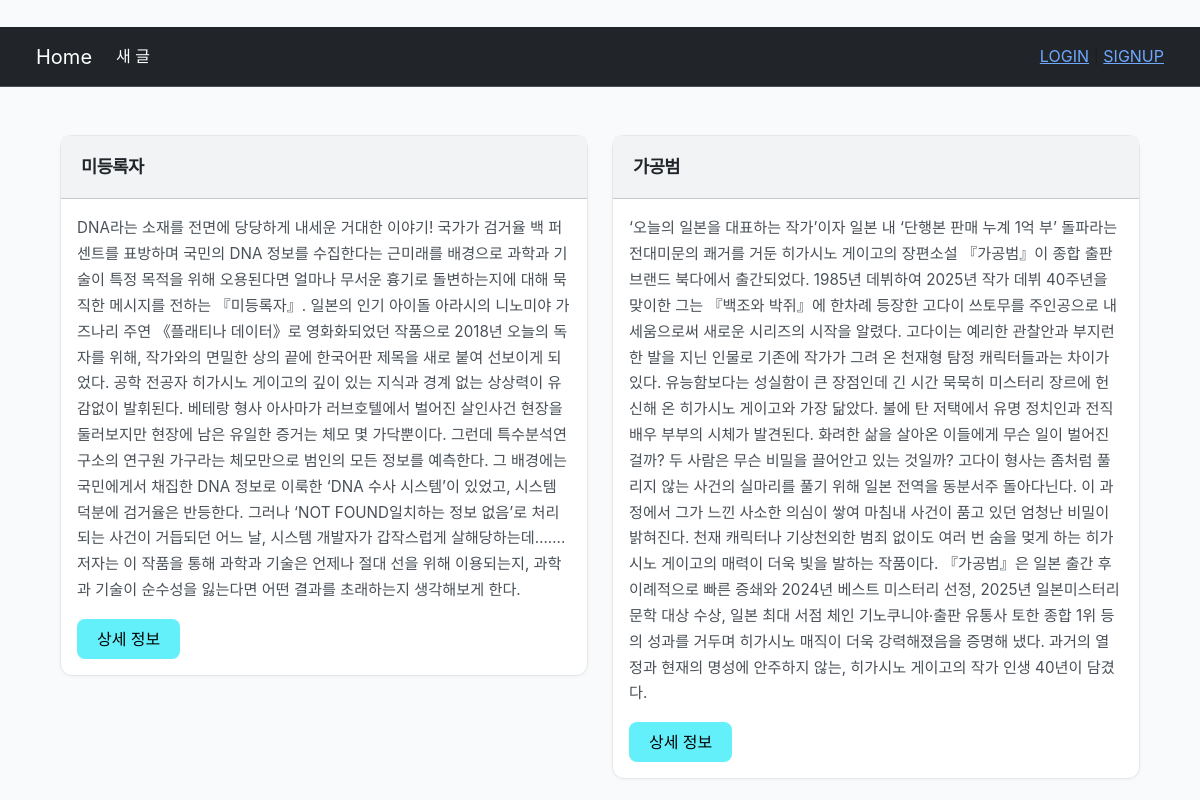
The page /books/ on the database its author committed.
### books/models.py (models this page shows, shortened)
class Book(models.Model):
    title = models.CharField()
    content = models.TextField()
    rating = models.FloatField()
    author = models.CharField()

### books/views.py (the view)
# urls.py: path('', views.index, name='index'),
def index(request):
    books = Book.objects.all()
    context = {
        'books': books,
    }
    return render(request, 'books/index.html', context)

### books/templates/books/index.html
﻿{% extends "base.html" %}
{% block content %}
  <div class='row row-cols-1 mt-4 mx-5 g-4'>
  {% for book in books %}
    <div class='col-6'>
      <div class="card">
        <div class='card-header align-middle'>
          <span class="card-title fw-bolder mb-0">{{ book.title }}</span>
        </div>
        <div class="card-body">
          <p class="card-text">{{ book.content }}</p>
          <a class="btn btn-info" href="{% url "books:detail" book.id %}" role="button">상세 정보</a>
        </div>
    </div>
  </div>
  {% endfor %}
   </div>
{% endblock content %}

### layout/base.html (shortened to what this page needs)
﻿<!DOCTYPE html>
<html lang="en">
<head>
  <link href="https://cdn.jsdelivr.net/npm/bootstrap@5.3.8/dist/css/bootstrap.min.css" rel="stylesheet">
  <link rel="stylesheet" href="https://cdn.jsdelivr.net/npm/pretendard@1.3.6/dist/web/static/pretendard.css" />
</head>
<body>
  <nav class="navbar px-4 sticky-top navbar-expand-lg bg-dark border-bottom border-body" data-bs-theme='dark'>
  <div class="container-fluid">
    <div class="nav-left">
      <div class="collapse navbar-collapse" id="navbarNav">
        <ul class="navbar-nav align-items-center">
          <li class="nav-item">
            <a class="navbar-brand" href="{% url 'books:index' %}">Home</a>
          </li>
          <li class='nav-item'>
            <a class="nav-link active" aria-current="page" href="{% url 'books:create' %}">새 글</a>
          </li>
        </ul>
      </div>
    </div>
    <div class='nav-right'>
      {% if request.user.is_authenticated %}
        <a href="{% url 'accounts:update' %}">회원정보 수정</a> |
        <a href="{% url 'accounts:delete' %}">회원탈퇴</a> |
        {% comment %} <a href="{% url 'accounts:detail' %}">MYPROFILE</a> | {% endcomment %}
        <a href="{% url 'accounts:logout' %}">LOGOUT</a>
      {% else %}
        <a href="{% url 'accounts:login' %}">LOGIN</a> |
        <a href="{% url 'accounts:signup' %}">SIGNUP</a>
      {% endif %}
    </div>
  </div>
</nav>
  {% block content %}
  {% endblock content %}
</body>
</html>

### layout/base.html (style rules this page uses)
body { font-family: 'Pretendard', -apple-system, BlinkMacSystemFont, system-ui, Roboto, 'Helvetica Neue', sans-serif; color: #1e1e1e; background-color: #f9fafb; line-height: 1.7; }
h1, h2, h3, .card-title { font-weight: 600; letter-spacing: -0.03em; }
.card { border: 1px solid #e5e8eb; border-radius: 12px; background-color: #ffffff; box-shadow: 0 1px 3px rgba(0, 0, 0, 0.04); transition: box-shadow 0.2s ease; }
.card-header { background-color: #f1f3f5; padding: 1rem 1.25rem; font-size: 1.1rem; }
.card-text { font-size: 0.95rem; color: #495057; }
.btn-info { background-color: #64f0faff; border: none; font-weight: 500; padding: 0.5rem 1.25rem; border-radius: 8px; }
nav { display: flex; justify-content: space-between; padding: 10px; }

### rows shown on the page
Book: title "미등록자", content "DNA라는 소재를 전면에 당당하게 내세운 거대한 이야기! 국가가 검거율 백 퍼센트를 표방하며 국민의 DNA 정보를 수집한다는 근미래를 배경으로 과학과 기술이 특정 목적을 위해 오용된다면 얼마나 무서운 흉기로 돌변하는지에 대해 묵직한 메시지를 전하는 『미등록자』. 일본의 인기 아이돌 아라시의 니노미야 가즈나리 주연 《플래티나 데이터》로 영화화되었던 작품으로 2018년 오늘의 독자를 위해, 작가와의 면밀한 상의 끝에 한국어판 제목을 새로 붙여 선보이게 되었다. 공학 전공자 히가시노 게이고의 깊이 있는 지식과 경계 없는 상상력이 유감없이 발휘된다. 베테랑 형사 아사마가 러브호텔에서 벌어진 살인사건 현장을 둘러보지만 현장에 남은 유일한 증거는 체모 몇 가닥뿐이다. 그런데 특수분석연구소의 연구원 가구라는 체모만으로 범인의 모든 정보를 예측한다. 그 배경에는 국민에게서 채집한 DNA 정보로 이룩한 ‘DNA 수사 시스템’이 있었고, 시스템 덕분에 검거율은 반등한다. 그러나 ‘NOT FOUND일치하는 정보 없음’로 처리되는 사건이 거듭되던 어느 날, 시스템 개발자가 갑작스럽게 살해당하는데……. 저자는 이 작품을 통해 과학과 기술은 언제나 절대 선을 위해 이용되는지, 과학과 기술이 순수성을 잃는다면 어떤 결과를 초래하는지 생각해보게 한다."
Book: title "가공범", content "‘오늘의 일본을 대표하는 작가’이자 일본 내 ‘단행본 판매 누계 1억 부’ 돌파라는 전대미문의 쾌거를 거둔 히가시노 게이고의 장편소설 『가공범』이 종합 출판 브랜드 북다에서 출간되었다. 1985년 데뷔하여 2025년 작가 데뷔 40주년을 맞이한 그는 『백조와 박쥐』에 한차례 등장한 고다이 쓰토무를 주인공으로 내세움으로써 새로운 시리즈의 시작을 알렸다. 고다이는 예리한 관찰안과 부지런한 발을 지닌 인물로 기존에 작가가 그려 온 천재형 탐정 캐릭터들과는 차이가 있다. 유능함보다는 성실함이 큰 장점인데 긴 시간 묵묵히 미스터리 장르에 헌신해 온 히가시노 게이고와 가장 닮았다. 불에 탄 저택에서 유명 정치인과 전직 배우 부부의 시체가 발견된다. 화려한 삶을 살아온 이들에게 무슨 일이 벌어진 걸까? 두 사람은 무슨 비밀을 끌어안고 있는 것일까? 고다이 형사는 좀처럼 풀리지 않는 사건의 실마리를 풀기 위해 일본 전역을 동분서주 돌아다닌다. 이 과정에서 그가 느낀 사소한 의심이 쌓여 마침내 사건이 품고 있던 엄청난 비밀이 밝혀진다. 천재 캐릭터나 기상천외한 범죄 없이도 여러 번 숨을 멎게 하는 히가시노 게이고의 매력이 더욱 빛을 발하는 작품이다. 『가공범』은 일본 출간 후 이례적으로 빠른 증쇄와 2024년 베스트 미스터리 선정, 2025년 일본미스터리문학 대상 수상, 일본 최대 서점 체인 기노쿠니야·출판 유통사 토한 종합 1위 등의 성과를…"
